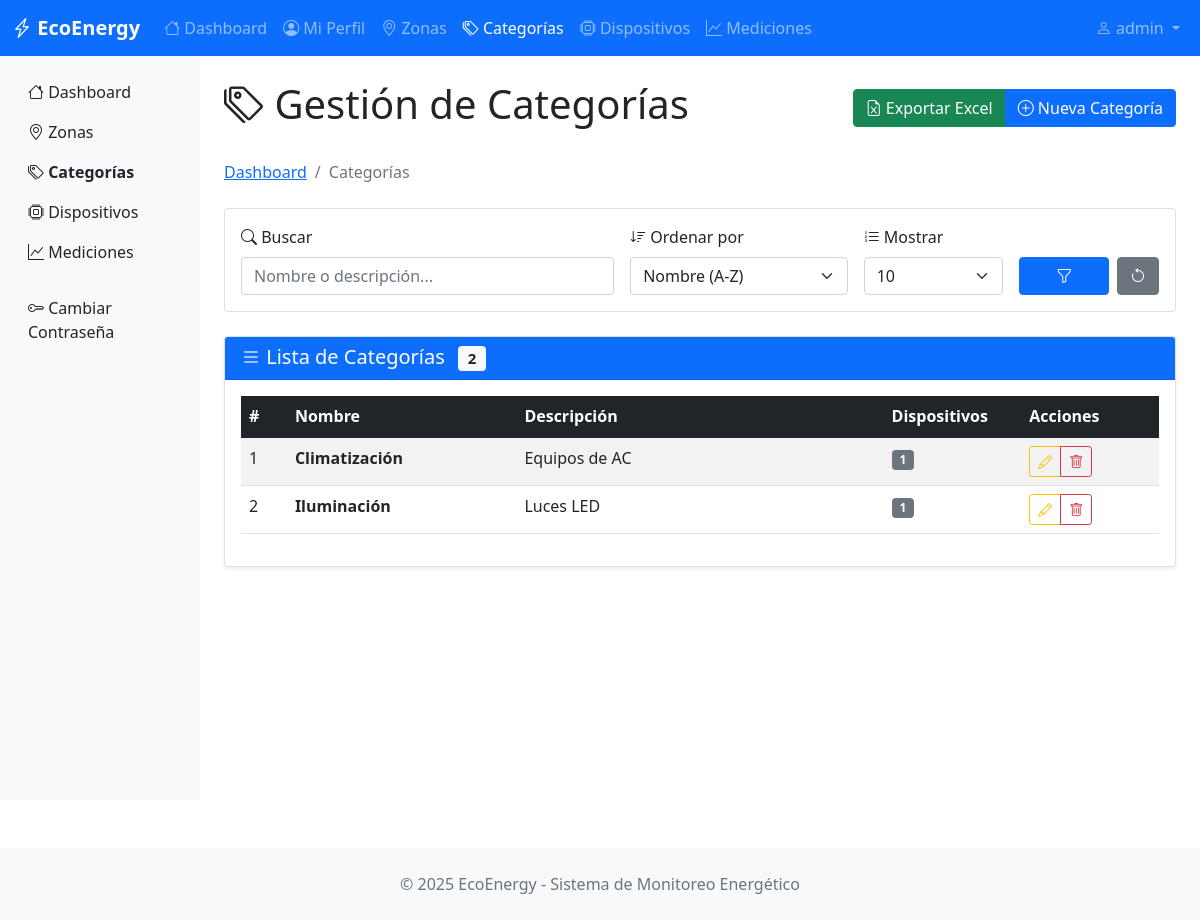
/categorias/ (signed in), run on the app's committed database.
### monitoring/models.py (models this page shows, shortened)
class BaseModel(models.Model):
    state = models.CharField(
        max_length=10,
        choices=STATES,
        default='ACTIVE',
        help_text="Estado del registro"
    )
    created_at = models.DateTimeField(
        auto_now_add=True,
        help_text="Fecha de creación"
    )
    updated_at = models.DateTimeField(
        auto_now=True,
        help_text="Fecha de última modificación"
    )
    deleted_at = models.DateTimeField(
        null=True,
        blank=True,
        help_text="Fecha de eliminación (soft delete)"
    )
    class Meta:
        abstract = True  # Esta clase no creará tabla, solo sirve de plantilla

class Category(BaseModel):
    name = models.CharField(max_length=100, help_text="Nombre de la categoría")
    description = models.TextField(blank=True, help_text="Descripción de la categoría")
    organization = models.ForeignKey(
        Organization,
        on_delete=models.CASCADE,
        help_text="Empresa propietaria"
    )
    icon = models.ImageField(
        upload_to='categorias/',
        null=True,
        blank=True,
        help_text="Icono de la categoría"
    )
    class Meta:
        verbose_name = "Category"
        verbose_name_plural = "Categories"

### monitoring/category_views.py (the view)
# urls.py: path('categorias/', category_views.category_list, name='category_list'),
@login_required
@permission_required_with_message('monitoring.view_category')
def category_list(request):
    organization = get_user_organization(request.user)
    if not organization:
        categories = Category.objects.filter(state='ACTIVE')
    else:
        categories = Category.objects.filter(organization=organization, state='ACTIVE')
    q = request.GET.get('q', '')
    if q:
        categories = categories.filter(
            Q(name__icontains=q) |
            Q(description__icontains=q)
        )
    sort = request.GET.get('sort', 'name')
    valid_sorts = ['name', '-name', 'created_at', '-created_at']
    if sort in valid_sorts:
        categories = categories.order_by(sort)
    else:
        categories = categories.order_by('name')
    categories = categories.annotate(
        device_count=Count('device', filter=Q(device__state='ACTIVE'))
    ).select_related('organization')
    per_page = request.GET.get('per_page', request.session.get('categories_per_page', '10'))
    try:
        per_page = int(per_page)
        if per_page not in [5, 10, 20, 25, 50]:
            per_page = 10
    except:
        per_page = 10
    request.session['categories_per_page'] = per_page
    from django.core.paginator import Paginator, EmptyPage, PageNotAnInteger
    paginator = Paginator(categories, per_page)
    page = request.GET.get('page', 1)
    try:
        page_obj = paginator.page(page)
    except PageNotAnInteger:
        page_obj = paginator.page(1)
    except EmptyPage:
        page_obj = paginator.page(paginator.num_pages)
    querystring = request.GET.copy()
    if 'page' in querystring:
        querystring.pop('page')
    context = {
        'page_obj': page_obj,
        'categories': page_obj.object_list,
        'organization': organization,
        'q': q,
        'sort': sort,
        'per_page': per_page,
        'querystring': querystring.urlencode(),
        'can_add': request.user.has_perm('monitoring.add_category'),
        'can_change': request.user.has_perm('monitoring.change_category'),
        'can_delete': request.user.has_perm('monitoring.delete_category'),
    }
    return render(request, 'monitoring/category_list.html', context)

### monitoring/templates/monitoring/category_list.html (shortened to what this page needs)
{% extends 'monitoring/base.html' %}
{% block content %}
<div class="py-4">
    <div class="d-flex justify-content-between align-items-center mb-4">
        <h1><i class="bi bi-tags"></i> Gestión de Categorías</h1>
        <div class="btn-group">
            <a href="{% url 'export_categories_excel' %}" class="btn btn-success">
                <i class="bi bi-file-earmark-excel"></i> Exportar Excel
            </a>
            {% if can_add %}
            <a href="{% url 'category_create' %}" class="btn btn-primary">
                <i class="bi bi-plus-circle"></i> Nueva Categoría
            </a>
            {% endif %}
        </div>
    </div>
    <nav aria-label="breadcrumb" class="mb-4">
        <ol class="breadcrumb">
            <li class="breadcrumb-item"><a href="{% url 'dashboard' %}">Dashboard</a></li>
            <li class="breadcrumb-item active">Categorías</li>
        </ol>
    </nav>
    <div class="card mb-4">
        <div class="card-body">
            <form method="get" class="row g-3">
                <div class="col-md-5">
                    <label for="q" class="form-label">
                        <i class="bi bi-search"></i> Buscar
                    </label>
                    <input type="text" name="q" id="q" class="form-control"
                           placeholder="Nombre o descripción..." value="{{ q }}">
                </div>
                <div class="col-md-3">
                    <label for="sort" class="form-label">
                        <i class="bi bi-sort-down"></i> Ordenar por
                    </label>
                    <select name="sort" id="sort" class="form-select">
                        <option value="name" {% if sort == 'name' %}selected{% endif %}>Nombre (A-Z)</option>
                    </select>
                </div>
                <div class="col-md-2">
                    <label for="per_page" class="form-label">
                        <i class="bi bi-list-ol"></i> Mostrar
                    </label>
                    <select name="per_page" id="per_page" class="form-select">
                        <option value="10" {% if per_page == 10 %}selected{% endif %}>10</option>
                    </select>
                </div>
                <div class="col-md-2 d-flex align-items-end gap-2">
                    <button type="submit" class="btn btn-primary flex-grow-1">
                        <i class="bi bi-funnel"></i>
                    </button>
                    <a href="{% url 'category_list' %}" class="btn btn-secondary">
                        <i class="bi bi-arrow-counterclockwise"></i>
                    </a>
                </div>
            </form>
        </div>
    </div>
    <div class="card shadow-sm">
        <div class="card-header bg-primary text-white">
            <h5 class="mb-0">
                <i class="bi bi-list"></i> Lista de Categorías
                <span class="badge bg-light text-dark ms-2">{{ page_obj.paginator.count }}</span>
            </h5>
        </div>
        <div class="card-body">
            {% if page_obj.object_list %}
                <div class="table-responsive">
                    <table class="table table-hover table-striped">
                        <thead class="table-dark">
                            <tr>
                                <th width="5%">#</th>
                                <th width="25%">Nombre</th>
                                <th width="40%">Descripción</th>
                                <th width="15%">Dispositivos</th>
                                <th width="15%">Acciones</th>
                            </tr>
                        </thead>
                        <tbody>
                            {% for cat in page_obj.object_list %}
                            <tr>
                                <td>{{ forloop.counter|add:page_obj.start_index|add:"-1" }}</td>
                                <td>
                                    <strong>{{ cat.name }}</strong>
                                </td>
                                <td>{{ cat.description|default:"—"|truncatechars:60 }}</td>
                                <td><span class="badge bg-secondary">{{ cat.device_count }}</span></td>
                                <td>
                                    <div class="btn-group btn-group-sm">
                                        {% if can_change %}
                                        <a href="{% url 'category_update' cat.pk %}"
                                           class="btn btn-outline-warning" title="Editar">
                                            <i class="bi bi-pencil"></i>
                                        </a>
                                        {% endif %}
                                        {% if can_delete %}
                                        <button type="button"
                                                class="btn btn-outline-danger btn-delete-category"
                                                data-category-id="{{ cat.pk }}"
                                                data-category-name="{{ cat.name }}"
                                                title="Eliminar">
                                            <i class="bi bi-trash"></i>
                                        </button>
                                        {% endif %}
                                    </div>
                                </td>
                            </tr>
                            {% endfor %}
                        </tbody>
                    </table>
                </div>
            {% endif %}
        </div>
    </div>
</div>
{% endblock %}

### monitoring/templates/monitoring/base.html (shortened to what this page needs)
<!DOCTYPE html>
<html lang="es">
<head>
    <link href="https://cdnjs.cloudflare.com/ajax/libs/bootstrap/5.1.3/css/bootstrap.min.css" rel="stylesheet">
    <link href="https://cdnjs.cloudflare.com/ajax/libs/bootstrap-icons/1.8.1/font/bootstrap-icons.min.css" rel="stylesheet">
    <link rel="stylesheet" href="https://cdnjs.cloudflare.com/ajax/libs/animate.css/4.1.1/animate.min.css"/>
</head>
<body>
    <nav class="navbar navbar-expand-lg navbar-dark bg-primary">
        <div class="container-fluid">
            <a class="navbar-brand" href="{% url 'dashboard' %}">
                <i class="bi bi-lightning-charge"></i>
                EcoEnergy
            </a>
            <div class="collapse navbar-collapse" id="navbarNav">
                {% if user.is_authenticated %}
                <ul class="navbar-nav me-auto">
                    <li class="nav-item">
                        <a class="nav-link {% if request.resolver_match.url_name == 'dashboard' %}active{% endif %}"
                           href="{% url 'dashboard' %}">
                            <i class="bi bi-house"></i> Dashboard
                        </a>
                    </li>
                    <li class="nav-item">
                            <a class="nav-link" href="{% url 'profile_view' %}">
                            <i class="bi bi-person-circle"></i> Mi Perfil
                        </a>
                    </li>
                    {% if perms.monitoring.view_zone %}
                    <li class="nav-item">
                        <a class="nav-link {% if 'zona' in request.resolver_match.url_name %}active{% endif %}"
                           href="{% url 'zona_list' %}">
                            <i class="bi bi-geo-alt"></i> Zonas
                        </a>
                    </li>
                    {% endif %}
                    {% if perms.monitoring.view_category %}
                    <li class="nav-item">
                        <a class="nav-link {% if 'category' in request.resolver_match.url_name %}active{% endif %}"
                           href="{% url 'category_list' %}">
                            <i class="bi bi-tags"></i> Categorías
                        </a>
                    </li>
                    {% endif %}
                    {% if perms.monitoring.view_device %}
                    <li class="nav-item">
                        <a class="nav-link {% if 'device' in request.resolver_match.url_name %}active{% endif %}"
                           href="{% url 'device_list' %}">
                            <i class="bi bi-cpu"></i> Dispositivos
                        </a>
                    </li>
                    {% endif %}
                    {% if perms.monitoring.view_measurement %}
                    <li class="nav-item">
                        <a class="nav-link {% if 'measurement' in request.resolver_match.url_name %}active{% endif %}"
                           href="{% url 'measurement_list' %}">
                            <i class="bi bi-graph-up"></i> Mediciones
                        </a>
                    </li>
                    {% endif %}
                </ul>
                <ul class="navbar-nav">
                    <li class="nav-item dropdown">
                        <a class="nav-link dropdown-toggle" href="#" id="navbarDropdown" role="button" data-bs-toggle="dropdown">
                            <i class="bi bi-person"></i>
                            {{ user.get_full_name|default:user.username }}
                        </a>
                    </li>
                </ul>
                {% endif %}
            </div>
        </div>
    </nav>
    <div class="container-fluid">
        <div class="row">
            {% if user.is_authenticated %}
            <nav class="col-md-2 d-none d-md-block sidebar">
                <div class="position-sticky pt-3">
                    <ul class="nav flex-column">
                        <li class="nav-item">
                            <a class="nav-link text-dark {% if request.resolver_match.url_name == 'dashboard' %}active fw-bold{% endif %}"
                               href="{% url 'dashboard' %}">
                                <i class="bi bi-house"></i> Dashboard
                            </a>
                        </li>
                        {% if perms.monitoring.view_zone %}
                        <li class="nav-item">
                            <a class="nav-link text-dark {% if request.resolver_match.url_name == 'zona_list' %}active fw-bold{% endif %}"
                               href="{% url 'zona_list' %}">
                                <i class="bi bi-geo-alt"></i> Zonas
                            </a>
                        </li>
                        {% endif %}
                        {% if perms.monitoring.view_category %}
                        <li class="nav-item">
                            <a class="nav-link text-dark {% if request.resolver_match.url_name == 'category_list' %}active fw-bold{% endif %}"
                               href="{% url 'category_list' %}">
                                <i class="bi bi-tags"></i> Categorías
                            </a>
                        </li>
                        {% endif %}
                        {% if perms.monitoring.view_device %}
                        <li class="nav-item">
                            <a class="nav-link text-dark {% if request.resolver_match.url_name == 'device_list' %}active fw-bold{% endif %}"
                               href="{% url 'device_list' %}">
                                <i class="bi bi-cpu"></i> Dispositivos
                            </a>
                        </li>
                        {% endif %}
                        {% if perms.monitoring.view_measurement %}
                        <li class="nav-item">
                            <a class="nav-link text-dark {% if request.resolver_match.url_name == 'measurement_list' %}active fw-bold{% endif %}"
                               href="{% url 'measurement_list' %}">
                                <i class="bi bi-graph-up"></i> Mediciones
                            </a>
                        </li>
                        {% endif %}
                        <li class="nav-item mt-3">
                            <a class="nav-link text-dark" href="{% url 'password_change' %}">
                                <i class="bi bi-key"></i> Cambiar Contraseña
                            </a>
                        </li>
                    </ul>
                </div>
            </nav>
            <main class="col-md-10 ms-sm-auto px-md-4 main-content">
            {% else %}
            <main class="col-12 px-md-4 main-content">
            {% endif %}
                {% block content %}{% endblock %}
            </main>
        </div>
    </div>
    <footer class="bg-light py-4 mt-5">
        <div class="container text-center">
            <p class="text-muted mb-0">
                &copy; 2025 EcoEnergy - Sistema de Monitoreo Energético
            </p>
        </div>
    </footer>
</body>
</html>

### data on the page
Category: name "Climatización", description "Equipos de AC", device_count "1"
Category: name "Iluminación", description "Luces LED", device_count "1"

### other printed values
{{ user.get_full_name|default:user.username }} "admin"
{{ page_obj.paginator.count }} "2"
